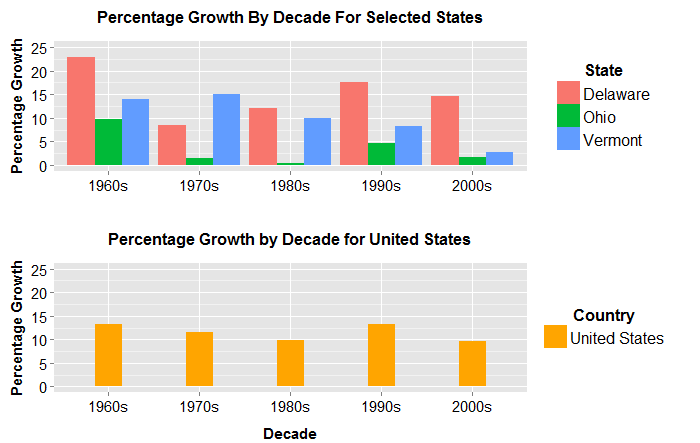

Recreate this plot in R.
# This script creates a figure consisting of two subplots using (a subset of) 'census_data.csv' using the 'ggplot2' library.

# A description of 'census_data.csv' can be found in 'census_data_scrape_and_process.R'.
# To avoid an overwhelming plot, I will be using a subset of 'census_data.csv'.

# The first subplot will be a grouped bar graph that uses all observations for 3 states: Vermont, Delaware, and Ohio
# It will show the percentage growth between decades for each state.
# The second subplot will be a bar graph that uses the aggregate United States observations
# and shows the percentage growth between decades for the entire United States.

# Population percentage growth in a decade 't' will be computed as:
# 100 * (population(t + 1) - population(t)) / population(t)

# For example, the population growth between 1960 and 1970 is:
# 100 * (population(1970) - population(1960)) / population(1960)

# Load packages.
library(data.table)
library(ggplot2)
library(reshape2)
library(grid)

# Load data.
# Note that the data is located in the 'visualizations' folder, NOT the 'ggplot' folder.
census_data = data.table(read.csv('census_data.csv', 
                                  header = T, 
                                  stringsAsFactors = F, 
                                  check.names = F))

#####
# SUBSET/PROCESS DATA.

  # Specify rows of interest (states specified above and aggregate 'United States').
  interest = c('Vermont', 'Delaware', 'Ohio', 'United States')

  # Subset data.
  census_subset = census_data[Name %in% interest]
  
  # Compute percentage growth during 1960s decade (between 1960 and 1970):
  census_subset$`1960s_growth` = 100 * (census_subset$`1970` - census_subset$`1960`) / census_subset$`1960`
  
  # Compute percentage growth during 1970s decade (between 1970 and 1980):
  census_subset$`1970s_growth` = 100 * (census_subset$`1980` - census_subset$`1970`) / census_subset$`1970`

  # Compute percentage growth during 1980s decade (between 1980 and 1990):
  census_subset$`1980s_growth` = 100 * (census_subset$`1990` - census_subset$`1980`) / census_subset$`1980`

  # Compute percentage growth during 1990s decade (between 1990 and 2000):
  census_subset$`1990s_growth` = 100 * (census_subset$`2000` - census_subset$`1990`) / census_subset$`1990`

  # Compute percentage growth during 2000s decade (between 2000 and 2010):
  census_subset$`2000s_growth` = 100 * (census_subset$`2010` - census_subset$`2000`) / census_subset$`2000`
  
  # Remove unneeded columns (all actual population measurements):
  census_subset = census_subset[, .(Name, `1960s_growth`, `1970s_growth`, `1980s_growth`, `1990s_growth`, `2000s_growth`)]
  
  # Melt data to allow plotting.
  census_subset = melt(census_subset, 
                       id = 'Name')

#####
# PLOT DATA.
  
  # Create state data plot.
  plot_1 = ggplot(data = census_subset[Name != 'United States'], 
                  aes(x = variable, 
                      y = value)) +
            geom_bar(aes(fill = Name), 
                     position = 'dodge', 
                     stat = 'identity', 
                     width = 0.9) +
            scale_y_continuous(breaks = seq(0, 25, by = 5), 
                               limits = c(0, 25)) +
            theme(axis.text.x =  element_text(color = 'black', 
                                      size = 15), 
                  axis.text.y = element_text(color = 'black', 
                                     size = 15), 
                  axis.title.x = element_text(face = 'bold', 
                                    size = 15, 
                                    vjust = -0.5), 
                  axis.title.y = element_text(face = 'bold', 
                                    size = 15, 
                                    vjust = 1), 
                  plot.title = element_text(face = 'bold',
                                  size = 16, 
                                  vjust = 2), 
                  legend.title = element_text(size = 16), 
                  legend.text = element_text(size = 16), 
                  legend.title.align = 0.5, 
                  legend.text.align = 0) +
                  guides(fill = guide_legend(title = 'State')) +
                  scale_x_discrete(labels = c('1960s', '1970s', '1980s', '1990s', '2000s')) +
            ggtitle('Percentage Growth By Decade For Selected States') +
            xlab('') +
            ylab('Percentage Growth')

  # Create aggregate United States plot.
  plot_2 = ggplot(data = census_subset[Name == 'United States'], 
                  aes(x = variable, 
                      y = value)) +
            geom_bar(aes(fill = Name), 
                     position = 'dodge', 
                     stat = 'identity',  
                     width = 0.3) +
            scale_y_continuous(breaks = seq(0, 25, by = 5), 
                               limits = c(0, 25)) +
            scale_fill_manual(values = 'orange') +
            theme(axis.text.x =  element_text(color = 'black', 
                                      size = 15), 
                  axis.text.y = element_text(color = 'black', 
                                     size = 15), 
                  axis.title.x = element_text(face = 'bold', 
                                    size = 15, 
                                    vjust = -0.5), 
                  axis.title.y = element_text(face = 'bold', 
                                    size = 15, 
                                    vjust = 1), 
                  plot.title = element_text(face = 'bold',
                                  size = 16, 
                                  vjust = 2), 
                  legend.title = element_text(size = 16), 
                  legend.text = element_text(size = 16), 
                  legend.title.align = 0.5,
                  legend.text.align = 0) +
                  scale_x_discrete(labels = c('1960s', '1970s', '1980s', '1990s', '2000s')) +
                  guides(fill = guide_legend(title = 'Country')) +
            ggtitle('Percentage Growth by Decade for United States') +
            xlab('Decade') +
            ylab('Percentage Growth')
  
  # Plot both subplots.
  grid.newpage()
  grid.draw(rbind(ggplotGrob(plot_1), 
                  ggplotGrob(plot_2), 
                  size = 'last'))
